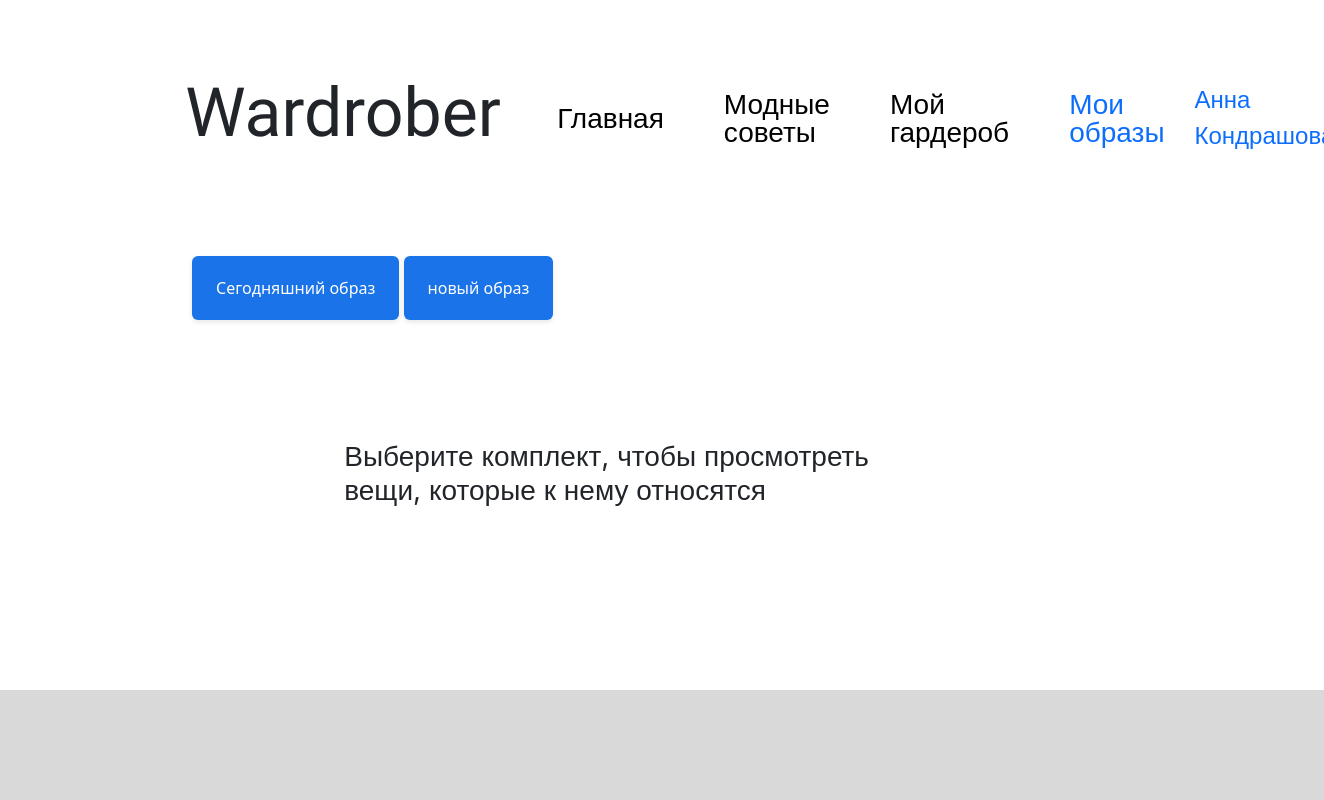
Before: /look (signed in) with the older database file.
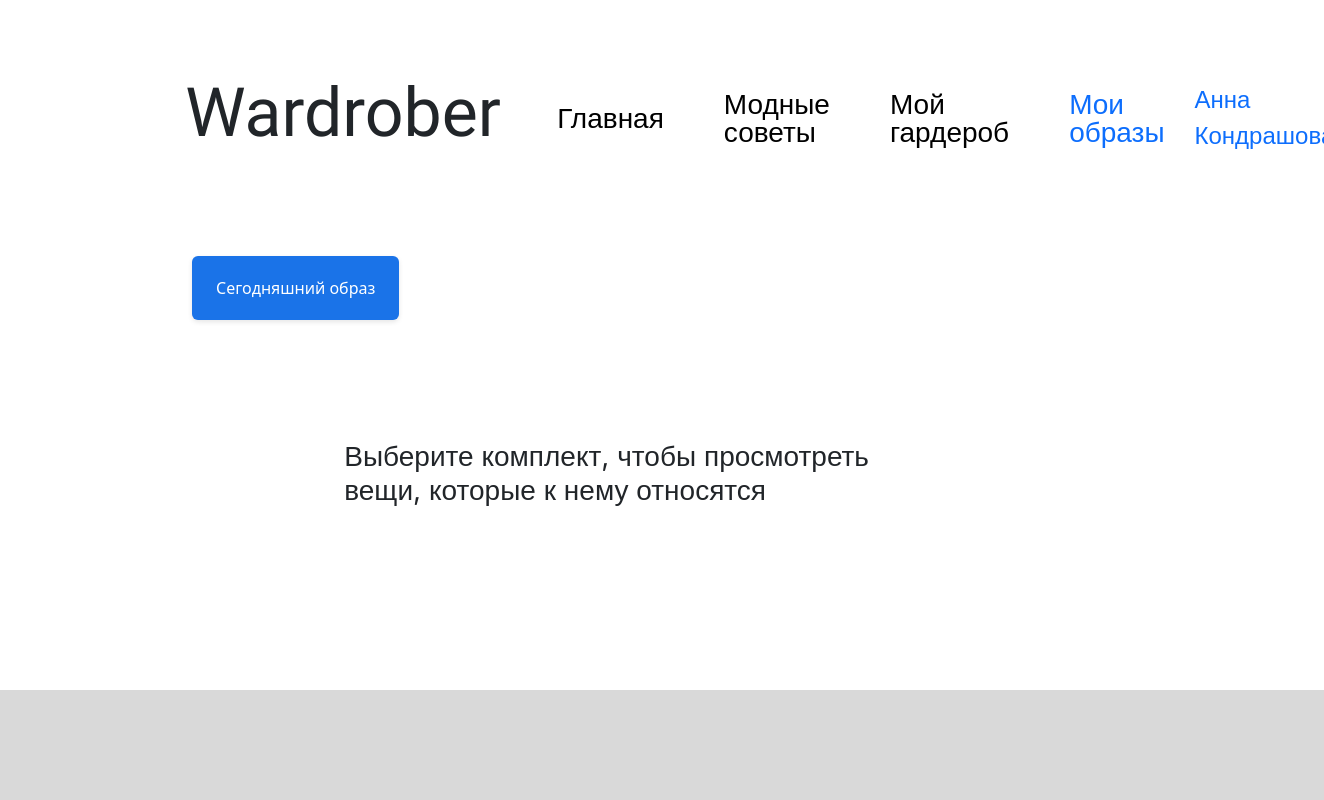
After: the same page with the newer database file.
### data/complect.py (models this page shows)
class Complect(SqlAlchemyBase, SerializerMixin):
    __tablename__ = 'complects'
    id = sqlalchemy.Column(sqlalchemy.Integer,
                           primary_key=True, autoincrement=True)
    user_id = sqlalchemy.Column(sqlalchemy.Integer,sqlalchemy.ForeignKey("users.id"))
    name = sqlalchemy.Column(sqlalchemy.String, nullable=True)
    user = orm.relationship('User')

### server.py (the view)
@app.route('/look', methods=['GET', 'POST'])
def look():
    type = request.args.get('type')
    db_sess = db_session.create_session()
    if type:
        query = text(f"DELETE FROM complect_items WHERE complect_id=:look_id")
        db_sess.execute(query, {'look_id': int(type)})
        query = text(f"DELETE FROM complects WHERE id=:look_id")
        db_sess.execute(query, {'look_id': int(type)})
        db_sess.commit()
    query = text(
        "SELECT id, name FROM complects WHERE user_id = :user_id")
    complects = db_sess.execute(query, {'user_id': current_user.get_id()}).fetchall()
    db_sess.close()
    return render_template('look.html', path=request.path, complects=complects)

### data/db_session.py (called while the page is built)
def create_session() -> Session:
    global __factory
    return __factory()

### data/users.py (called while the page is built)
    def get_id(self):
        return self.id

### server.py (called while the page is built)
@login_manager.user_loader
def load_user(user_id):
    db_sess = db_session.create_session()
    user_id = db_sess.query(User).get(user_id)
    db_sess.close()
    return user_id

### templates/look.html (shortened to what this page needs)
{% extends "base.html" %}
{% block content %}
{% if current_user.is_authenticated %}
<div class="my_container my_container-wardrobe">
    <div class="button-container_wrd">
        {% for complect in complects %}
        <a href="/look/{{complect[0]}}" class="btn_categories_wrd">{{complect[1]}}</a>
        {% endfor %}
    </div>
    <div class="button-container_wrd">
    </div>
    {% if complects != [] %}
    {% if path != '/look'%}
    <div class="button-container_wrd">
        <div style="margin-top: 10px;">
            <a href="/look/{{look_id}}?type={{1}}" class="btn_subcategories_wrd look">Очистить комплект</a>
        </div>
    </div>
    {% if look_id != today_look_id %}
    <div class="button-container_wrd">
        <div style="margin-top: 10px;">
            <a href="/look?type={{look_id}}" class="btn_subcategories_wrd look">Удалить комплект</a>
        </div>
    </div>
    {% endif %}
    {% else %}
    <div class="my_container">
        <h1 class="inf-txt">Выберите комплект, чтобы просмотреть вещи, которые к нему относятся</h1>
    </div>
    {% endif %}
    {% else %}
    <div class="my_container">
        <h1 class="inf-txt">Вы пока не добавили ни одной вещи в комплекты.</h1>
        <h1 class="inf-txt">Вы можете это сделать после добавления вещи в гардероб</h1>
    </div>
    {% endif %}
</div>
{% else %}
<div class="my_container">
    <h1 class="inf-txt">Для просмотра своего образа, пожалуйста, войдите или зарегистрируйтесь</h1>
    <h2 class="inf-txt"><a href="/login">Войти или зарегистрироваться</a></h2>
</div>
{% endif %}
{% endblock %}

Changed rows visible on the page:
removed Complect: name "новый образ"
